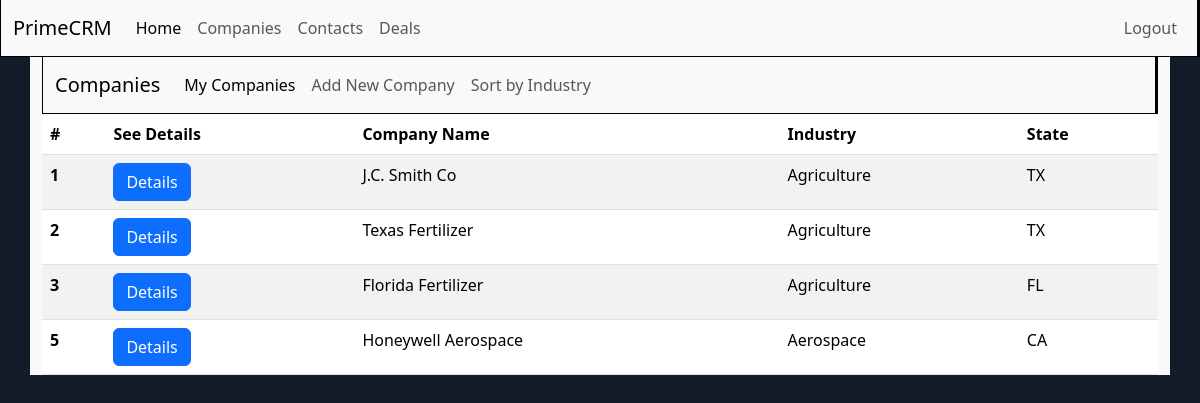
The page /crm/company/ (signed in) on the database its author committed.
### crm/models.py (models this page shows, shortened)
class Company(models.Model):
    name = models.CharField(max_length=100)
    industry = models.CharField(max_length=100, blank=True, null=True)
    phone = models.CharField(max_length=50, blank=True, null=True)
    notes = models.TextField()
    addressLineOne = models.CharField(max_length=100, blank=True, null=True)
    city = models.CharField(max_length=50, blank=True, null=True)
    stateProv = models.CharField(max_length=50, blank=True, null=True)
    zipcode = models.CharField(max_length=20, blank=True, null=True)
    author = models.ForeignKey(User, on_delete=models.CASCADE, null=True, blank=True)

### crm/views.py (the view)
# urls.py: path("company/", views.CompanyList.as_view(), name = "company_list"),
class CompanyList(ListView):
    template_name = "crm/companylist.html"
    model = Company
    def get_queryset(self):
        logged_user = self.request.user
        return Company.objects.filter(author = logged_user)

### templates/crm/companylist.html (shortened to what this page needs)
{% extends 'base.html' %}
{% block content %}
{% include 'crm/companynavbar.html' %}
<table class="table table-striped table-responsive">
  <thead>
    <tr>
      <th scope="col">#</th>
      <th scope="col">See Details</th>
      <th scope="col">Company Name</th>
      <th scope="col">Industry </th>
      <th scope="col">State</th>
    </tr>
  </thead>
  <tbody>
    {% for company in company_list %}
    <tr>
      <th scope="row">{{company.id}}</th>
      <td><a href=" {% url 'companydetail' company.id %}" class="btn btn-primary"> Details </a></td>
      <td>{{company.name}}</td>
      <td>{{company.industry}}</td>
      <td>{{company.stateProv}}</td>
    </tr>
    {% endfor %}
  </tbody>
</table>
{% endblock content %}

### static/css/base.css (style rules this page uses)
body { background-color: #121b28 }

### rows shown on the page
Company: id "1", name "J.C. Smith Co", industry "Agriculture", stateProv "TX"
Company: id "2", name "Texas Fertilizer", industry "Agriculture", stateProv "TX"
Company: id "3", name "Florida Fertilizer", industry "Agriculture", stateProv "FL"
Company: id "5", name "Honeywell Aerospace", industry "Aerospace", stateProv "CA"
